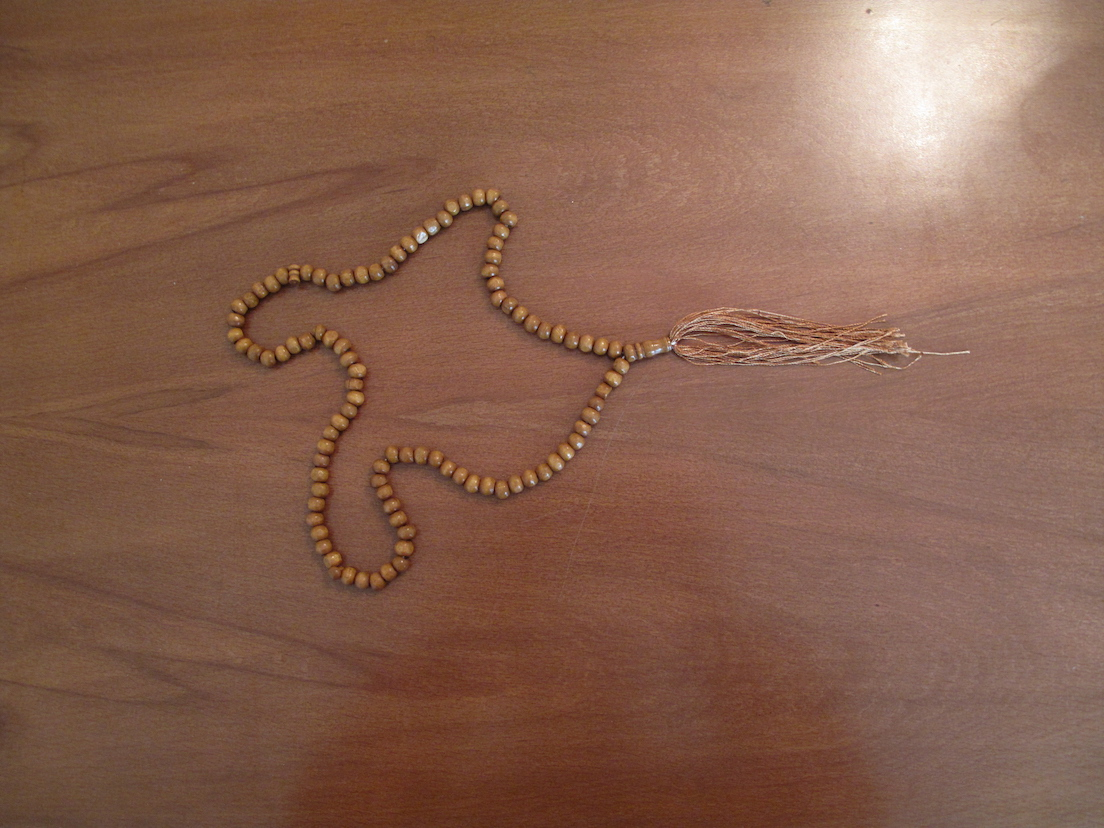
#> input picture active_contours/tasbih.jpg, 1104 x 828 px, found by its file name
$ jupyter execute --allow-errors main.ipynb   (older library calls are emulated)
#> lines starting #> are read from the running program, lines starting #| are printed output that depends on the picture; after the words box and inside, x2 and y2 are one past the last pixel; in counts of white or black regions, pixels touching at a corner belong together
First, the image shows up, and the user should form an initial contour around it by clicking on arbitrary spots around the main object (which is a Tasbih in this image).
Then, the main algorithm begins, and the contour shrinks over several iterations until it fits into the object's external borders.
In each iteration, the corresponding image should be saved. Then, by putting all these images together, we can observe the contour's changing process.
The line associated with saving each iteration's result has been commented. But the final result of merging those images into an .mp4 file is included.

تصویر یک بار به صورت عادی و یک بار به صورت سیاه و سفید خوانده شده و در متغیر های مربوطه قرار می گیرد

[cell 1]
import os
import cv2
import numpy as np
from math import sqrt
tasbih = cv2.imread( os.getcwd()+'\\'+'tasbih.jpg',cv2.IMREAD_UNCHANGED)
#> tasbih is the input picture: shape (828, 1104, 3); mean B, G, R 78.3, 96.5, 134.8
tasbih_bw = cv2.imread( os.getcwd()+'\\'+'tasbih.jpg',cv2.IMREAD_GRAYSCALE)
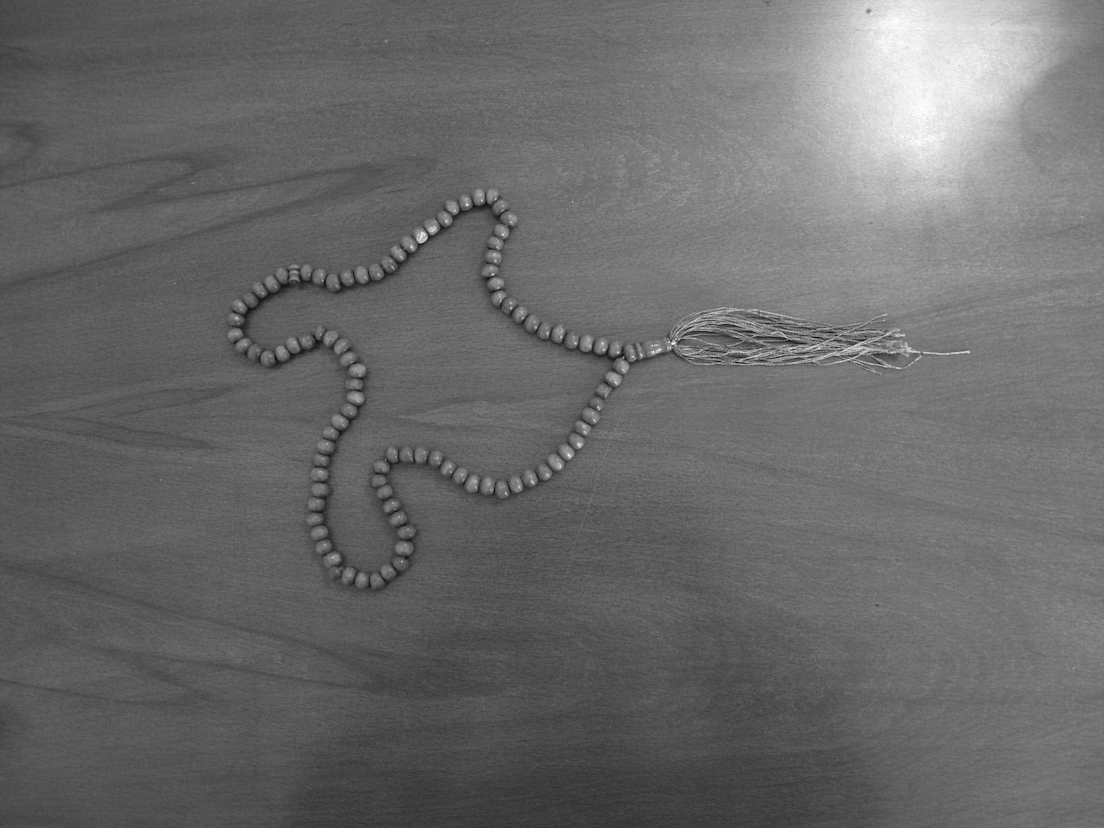
#> tasbih_bw: shape (828, 1104); min 0, max 255, mean 105.9

تابع زیر کلیک های کاربر روی تصویر نمایش داده شده ی تسبیح را تشخیص داده و هر بار نقطه جدید را با یک خط به نقطه قبلی وصل می کند
در نهایت کاربر باید چندضلعی را به گونه ای رسم کند که آخرین نقطه ی چند ضلعی تقریبا منطق بر نقطه آغازین باشد
تابع به طور خودکار آخرین نقطه را حذف می کند و نقاط اولیه ی کانتور را در متغیر گلوبالی قرار می دهد

[cell 2]
# [10 lines left out: function mouse_listener_tasbih, not called in this run]
    #    print(points)

draw_points = []
correct_points = []
cv2.namedWindow("tasbih")
cv2.setMouseCallback("tasbih", mouse_listener_tasbih)

# cv2.destroyAllWindows()
cv2.imshow("tasbih",tasbih)
cv2.waitKey(0)
cv2.destroyAllWindows()
# print(points)
points = correct_points[:-1]
# print(points)

در اینجا گرادیان تصویر سیاه و سفید محاسبه شده و درواقع ماتریسی به دست می آید که مجموع مربعات گرادیان افقی و عمودی ضربدر مقدار ثابت گاما است و در آینده قرار است برای محاسبه انرژی اکسترنال کانتور از مقادیری که قبلا در ماتریس گرادیان قرار گرفته اند استفاده شود

[cell 3]
gradian = cv2.Canny(tasbih_bw,110,190).astype(float)
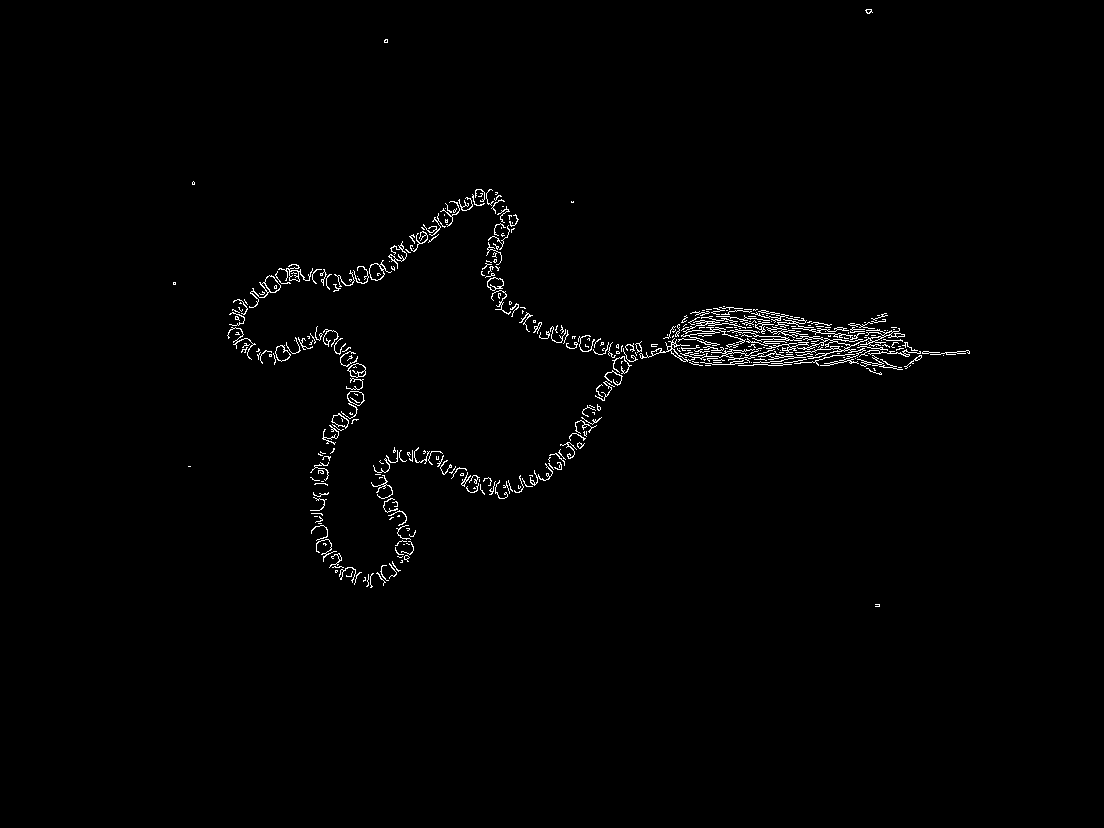
#> gradian: shape (828, 1104) float64; 1.1% white in thin lines or dots, all inside (x1, y1, x2, y2) = (173, 9, 970, 607)
cv2.imshow("tasbih",gradian)
cv2.waitKey(0)
cv2.destroyAllWindows()
gamma = 5
gradian = -gamma*(gradian*gradian)
